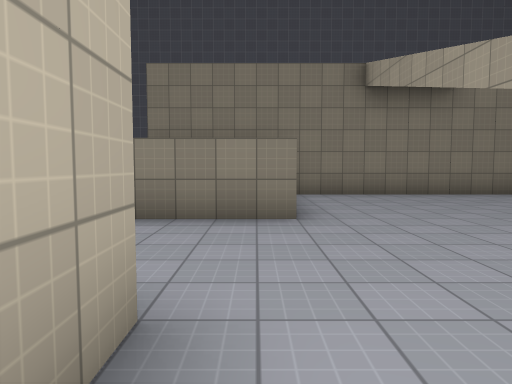
View 1 (above)

24 first-person views from a walk through a Godot game level. The camera is 1.3 m above the floor, tilts 4° down and sees 70° across. The floor is counted in squares, 2 m on a side. Each view is taken from the middle of a square. On the plan, view 1 faces up. The plan holds only what a view shows up to about 11 squares ahead; the rest is blank. The place goes on beyond the plan. Surface patterns are stand-ins for the level's own textures.

View 2
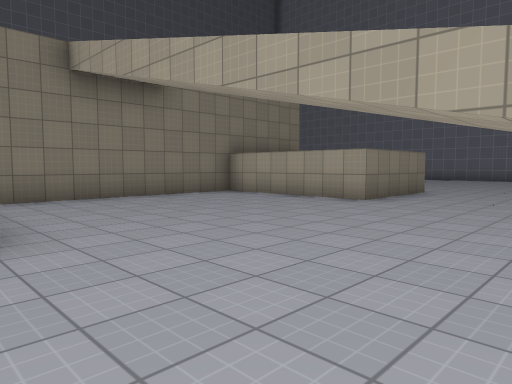

View 3
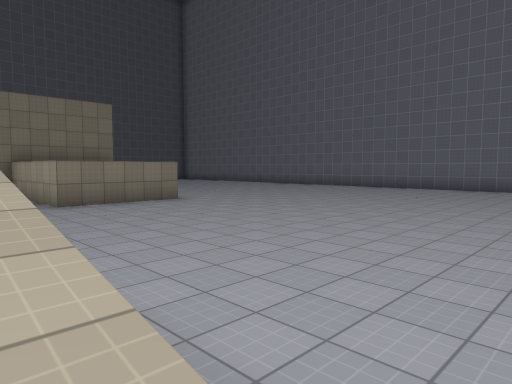

View 4
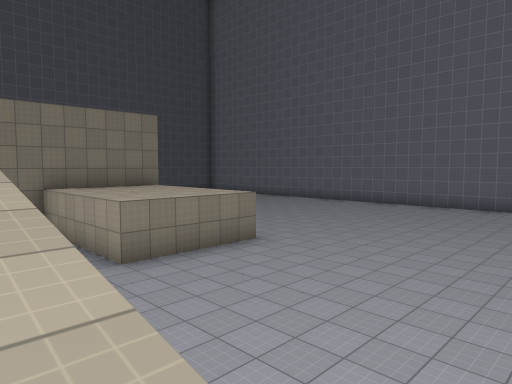

View 5
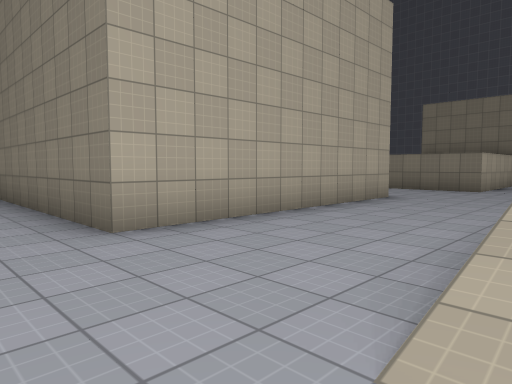

View 6
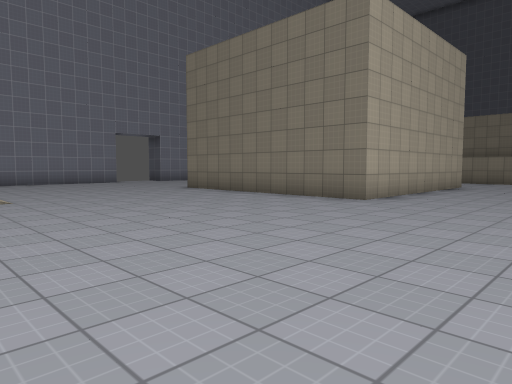

View 7
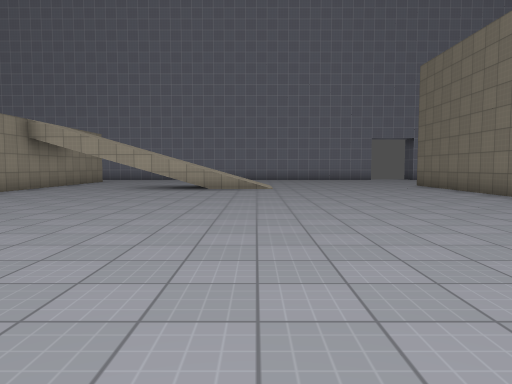

View 8
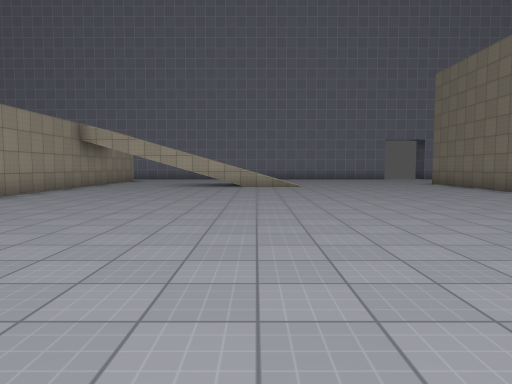

View 9
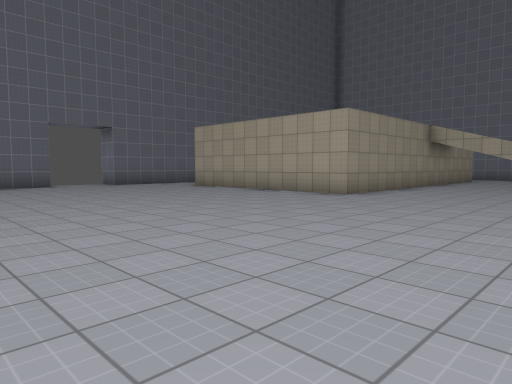

View 10
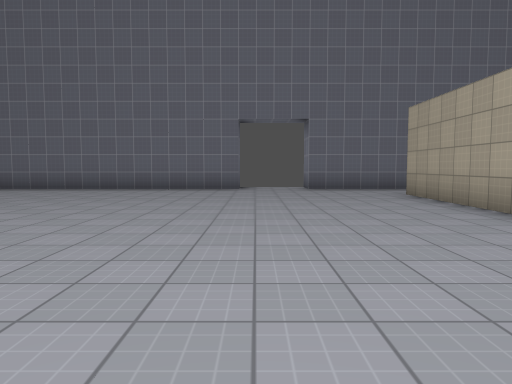

View 11
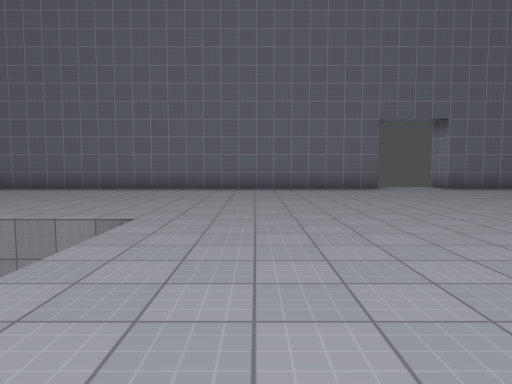

View 12
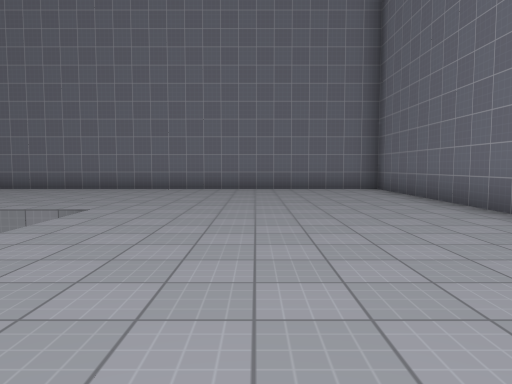

View 13
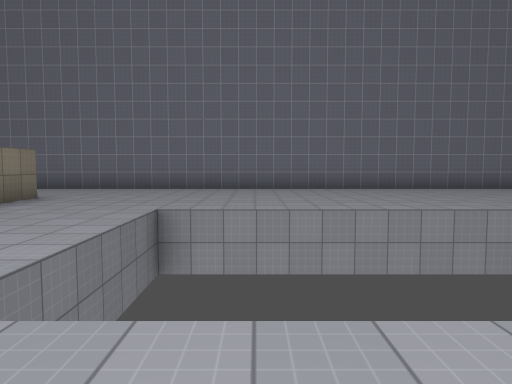

View 14
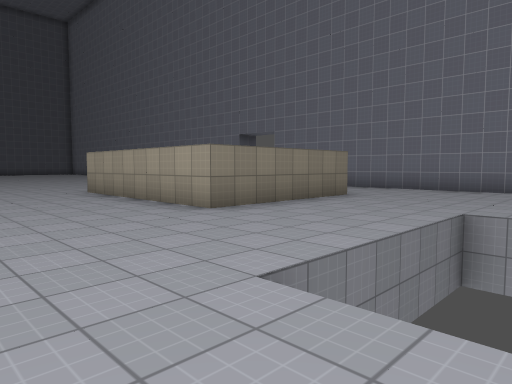

View 15
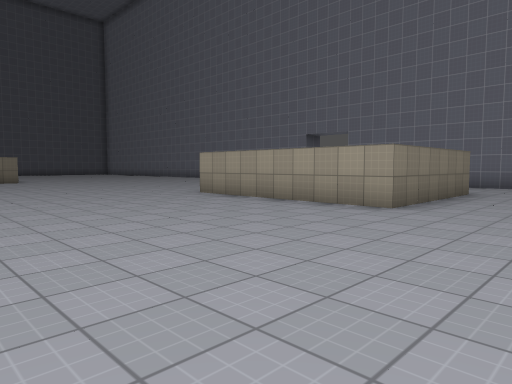

View 16
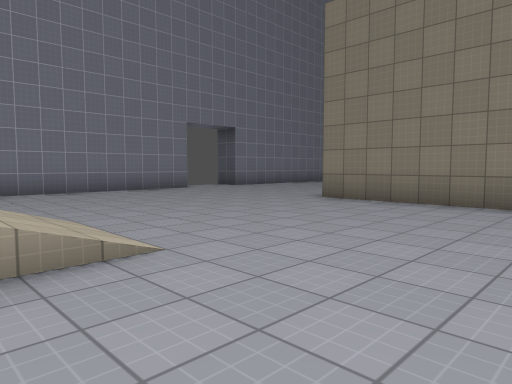

View 17
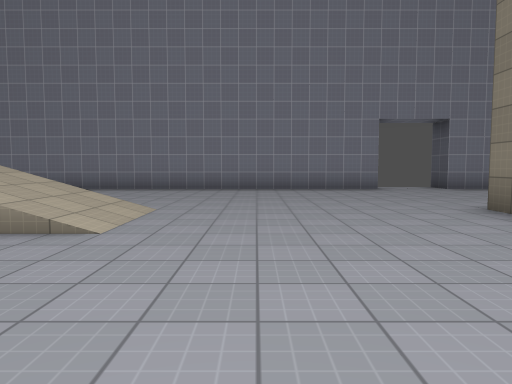

View 18
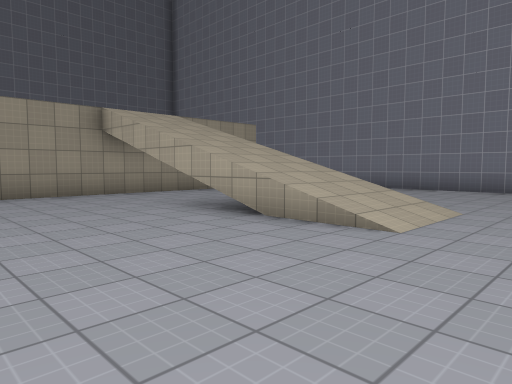

View 19
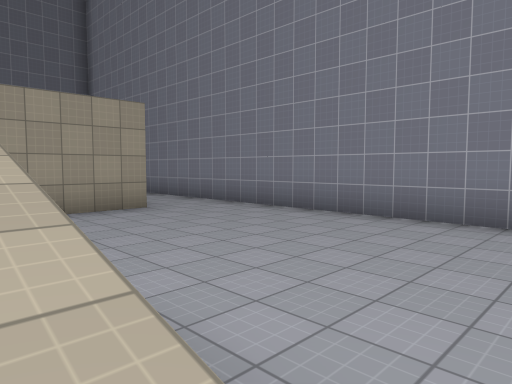

View 20
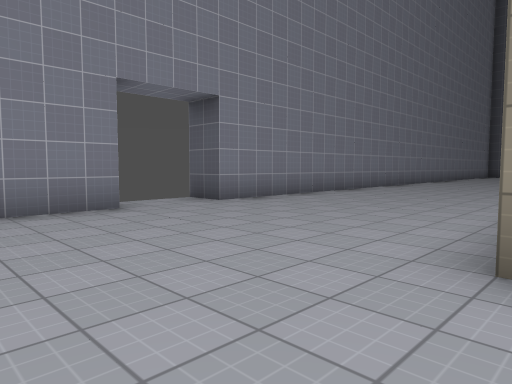

View 21
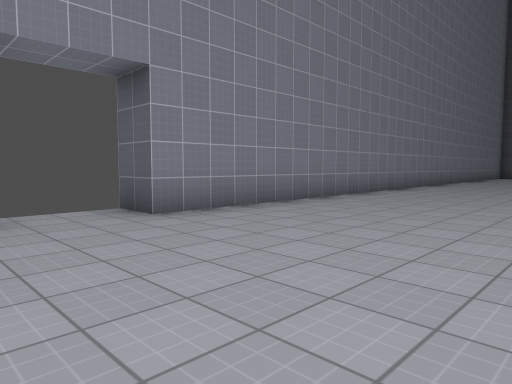

View 22
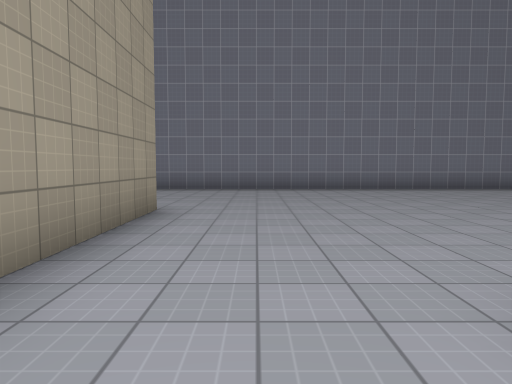

View 23
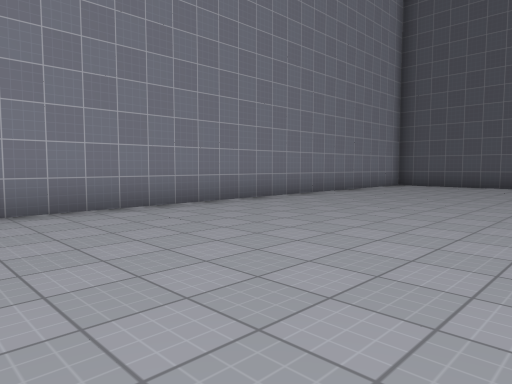

View 24
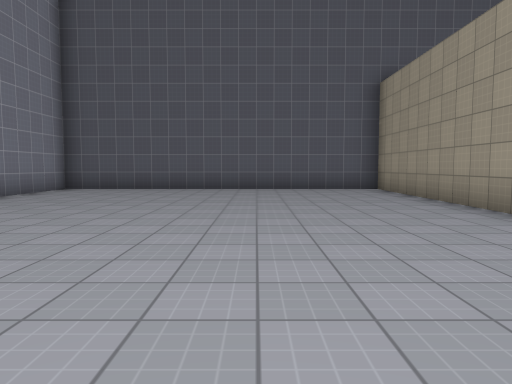

### Floor plan
Points are (right, up) in squares from view 1. A wall is a line through its corners. A room is listed if a view was taken in it or the views show most of it. See-through windows are left out.
Room 1 (views 1, 2, 3, 4, 5, 6, 7, 8, 9, 10, 11, 12, 13, 14, 15, 16, 17, 18, 19, 20, 21, 22, 23, 24)
walls: (-0.5, 1.6) (-0.5, -4.5) (-6.5, -4.5); (9.6, 4.5) (6.5, 4.5) (6.5, 8.5) (0.9, 8.5); (0.5, 7.1) (0.5, 4.5) (-2, 4.5); (-6.5, 1.5) (-3, 1.5); (15.5, -9.5) (11.5, -9.5) (11.5, -4.5); (-11.5, -4.4) (-11.5, -20.1); (-2.5, 11.9) (-2.5, 17.5) (-11.5, 17.5) (-11.5, -2.5) (-12.5, -2.5); (-9.6, -16.5) (0.5, -16.5) (0.5, -22.5); (4.4, -24.5) (18.5, -24.5) (18.5, -7.6); (-0.4, -24.5) (2.5, -24.5) (2.5, -25.1)

Where each view was taken, in squares from view 1:
view 1: 0 up, 0 right, facing up
view 2: 1 up, 0 right, facing up-right
view 3: 4 down, 4 right, facing up-right
view 4: 1 down, 4 right, facing up-right
view 5: 6 down, 3 right, facing up-left
view 6: 11 down, 3 right, facing up-left
view 7: 10 down, 6 right, facing left
view 8: 11 down, 7 right, facing left
view 9: 12 down, 8 right, facing down-left
view 10: 14 down, 4 right, facing down
view 11: 14 down, 8 right, facing down
view 12: 21 down, 8 right, facing right
view 13: 14 down, 8 right, facing right
view 14: 14 down, 8 right, facing up-right
view 15: 12 down, 6 right, facing up-right
view 16: 11 down, 2 left, facing up-left
view 17: 8 down, 1 left, facing left
view 18: 8 down, 1 left, facing down-left
view 19: 10 down, 6 left, facing down-left
view 20: 7 down, 6 left, facing up-left
view 21: 5 down, 7 left, facing up-left
view 22: 3 up, 1 left, facing left
view 23: 5 up, 6 left, facing up-left
view 24: 7 up, 6 left, facing up
